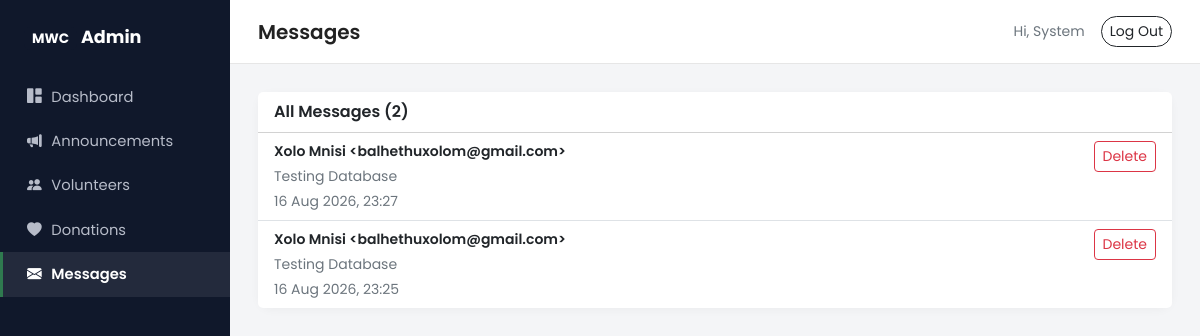
The page /admin/messages.php (signed in) on the database its author committed.
### tables this page shows
CREATE TABLE IF NOT EXISTS `message` (
  `message_id` int NOT NULL AUTO_INCREMENT,
  `sender_id` int DEFAULT NULL,
  `receiver_id` int DEFAULT NULL,
  `sender_name` varchar(100) DEFAULT NULL,
  `sender_email` varchar(150) DEFAULT NULL,
  `message_text` text NOT NULL,
  `timestamp` timestamp NULL DEFAULT CURRENT_TIMESTAMP,
  PRIMARY KEY (`message_id`),
  KEY `sender_id` (`sender_id`),
  KEY `receiver_id` (`receiver_id`)
);

### admin/messages.php (the view, shortened to what this page needs)
<?php
require_once '../includes/db.php';
$messages = $pdo->query("SELECT * FROM message ORDER BY timestamp DESC")->fetchAll();
include 'includes/layout_top.php';
?>
<div class="card stat-card">
  <div class="card-header bg-white fw-semibold">All Messages (<?php echo count($messages); ?>)</div>
  <div class="list-group list-group-flush">
    <?php foreach ($messages as $m): ?>
      <div class="list-group-item d-flex justify-content-between align-items-start gap-3">
        <div>
          <div class="fw-semibold small"><?php echo htmlspecialchars($m['sender_name'] ?: 'Unknown'); ?> &lt;<?php echo htmlspecialchars($m['sender_email'] ?: '-'); ?>&gt;</div>
          <div class="text-secondary small mt-1"><?php echo nl2br(htmlspecialchars($m['message_text'])); ?></div>
          <div class="text-secondary small mt-1"><?php echo date('d M Y, H:i', strtotime($m['timestamp'])); ?></div>
        </div>
        <form method="POST" onsubmit="return confirm('Delete this message?');">
          <button type="submit" class="btn btn-sm btn-outline-danger">Delete</button>
        </form>
      </div>
    <?php endforeach; ?>
  </div>
</div>

### css/style.css (style rules this page uses)
:root { --mwc-navy: #10182b; --mwc-green: #2f7a4f; --mwc-cream: #f7f5f0; }
body { font-family: 'Poppins', sans-serif; color: #222; }
.admin-body { background: #f4f5f7; }
.stat-card { border: none; border-radius: 14px; box-shadow: 0 2px 10px rgba(0,0,0,.04); }
:root { --mwc-page-bg: #ffffff; --mwc-card-bg: #ffffff; --mwc-text: #222222; --mwc-muted: #6c757d; --mwc-border: #e7e7e7; --mwc-chat-bg: #ffffff; }
body { background: var(--mwc-page-bg); color: var(--mwc-text); transition: background-color .2s ease, color .2s ease; }

### rows shown on the page
message: sender_name "Xolo Mnisi", sender_email "balhethuxolom@gmail.com", message_text "Testing Database", timestamp "16 Aug 2026, 23:27"
message: sender_name "Xolo Mnisi", sender_email "balhethuxolom@gmail.com", message_text "Testing Database", timestamp "16 Aug 2026, 23:25"

### other values the page prints
$pageTitle "Messages"
$_SESSION['admin_name'] "System"
count($messages) "2"
